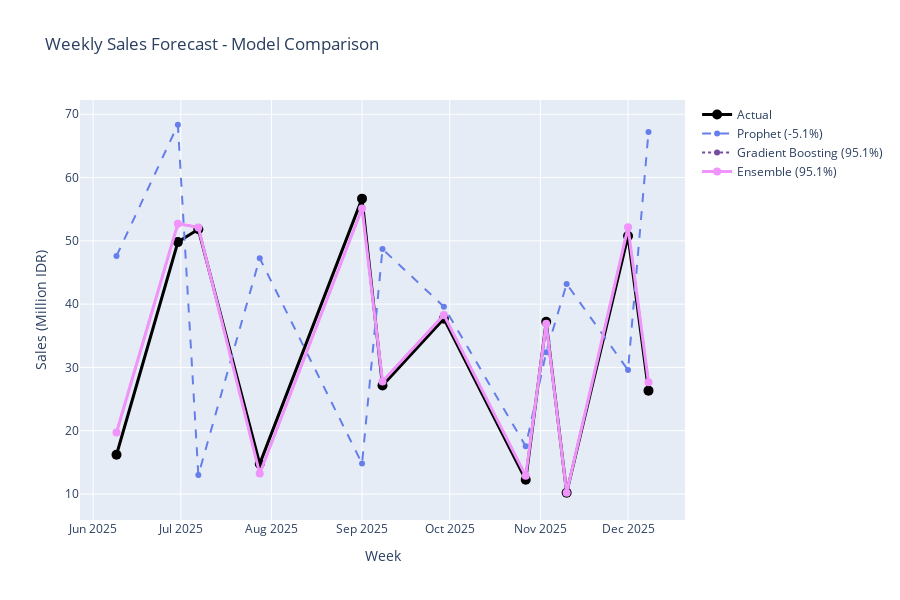

The notebook cell this image was saved under:
### Code cell
# Visualize predictions
fig = go.Figure()

fig.add_trace(go.Scatter(
    x=test_data['Week'],
    y=y_test/1e6,
    mode='lines+markers',
    name='Actual',
    line=dict(color='black', width=3),
    marker=dict(size=10)
))

fig.add_trace(go.Scatter(
    x=test_data['Week'],
    y=prophet_pred/1e6,
    mode='lines+markers',
    name=f'Prophet ({100-prophet_mape:.1f}%)',
    line=dict(color='#667eea', width=2, dash='dash'),
    marker=dict(size=6)
))

fig.add_trace(go.Scatter(
    x=test_data['Week'],
    y=gb_pred/1e6,
    mode='lines+markers',
    name=f'Gradient Boosting ({100-gb_mape:.1f}%)',
    line=dict(color='#764ba2', width=2, dash='dot'),
    marker=dict(size=6)
))

fig.add_trace(go.Scatter(
    x=test_data['Week'],
    y=ensemble_pred/1e6,
    mode='lines+markers',
    name=f'Ensemble ({100-ensemble_mape:.1f}%)',
    line=dict(color='#f093fb', width=3),
    marker=dict(size=8)
))

fig.update_layout(
    title='Weekly Sales Forecast - Model Comparison',
    xaxis_title='Week',
    yaxis_title='Sales (Million IDR)',
    height=600,
    hovermode='x unified'
)

fig.show()

print("✅ Weekly forecasts should show much better accuracy!")

### Figure 1 — Plotly figure (JSON) as saved in the notebook; plotly's stock layout.template omitted (floating-point values rounded to 4 significant figures)
{"data": [{"line": {"color": "black", "width": 3}, "marker": {"size": 10}, "mode": "lines+markers", "name": "Actual", "type": "scatter", "x": ["2025-06-09T00:00:00", "2025-06-30T00:00:00", "2025-07-07T00:00:00", "2025-07-28T00:00:00", "2025-09-01T00:00:00", "2025-09-08T00:00:00", "2025-09-29T00:00:00", "2025-10-27T00:00:00", "2025-11-03T00:00:00", "2025-11-10T00:00:00", "2025-12-01T00:00:00", "2025-12-08T00:00:00"], "y": [16.2, 49.8, 51.83, 14.76, 56.67, 27.14, 37.7, 12.25, 37.2, 10.19, 50.78, 26.33]}, {"line": {"color": "#667eea", "dash": "dash", "width": 2}, "marker": {"size": 6}, "mode": "lines+markers", "name": "Prophet (-5.1%)", "type": "scatter", "x": ["2025-06-09T00:00:00", "2025-06-30T00:00:00", "2025-07-07T00:00:00", "2025-07-28T00:00:00", "2025-09-01T00:00:00", "2025-09-08T00:00:00", "2025-09-29T00:00:00", "2025-10-27T00:00:00", "2025-11-03T00:00:00", "2025-11-10T00:00:00", "2025-12-01T00:00:00", "2025-12-08T00:00:00"], "y": [47.6, 68.34, 12.98, 47.26, 14.81, 48.7, 39.6, 17.55, 32.39, 43.19, 29.58, 67.22]}, {"line": {"color": "#764ba2", "dash": "dot", "width": 2}, "marker": {"size": 6}, "mode": "lines+markers", "name": "Gradient Boosting (95.1%)", "type": "scatter", "x": ["2025-06-09T00:00:00", "2025-06-30T00:00:00", "2025-07-07T00:00:00", "2025-07-28T00:00:00", "2025-09-01T00:00:00", "2025-09-08T00:00:00", "2025-09-29T00:00:00", "2025-10-27T00:00:00", "2025-11-03T00:00:00", "2025-11-10T00:00:00", "2025-12-01T00:00:00", "2025-12-08T00:00:00"], "y": [19.72, 52.71, 52.13, 13.24, 55.11, 27.78, 38.3, 12.87, 36.89, 10.2, 52.13, 27.65]}, {"line": {"color": "#f093fb", "width": 3}, "marker": {"size": 8}, "mode": "lines+markers", "name": "Ensemble (95.1%)", "type": "scatter", "x": ["2025-06-09T00:00:00", "2025-06-30T00:00:00", "2025-07-07T00:00:00", "2025-07-28T00:00:00", "2025-09-01T00:00:00", "2025-09-08T00:00:00", "2025-09-29T00:00:00", "2025-10-27T00:00:00", "2025-11-03T00:00:00", "2025-11-10T00:00:00", "2025-12-01T00:00:00", "2025-12-08T00:00:00"], "y": [19.72, 52.71, 52.13, 13.24, 55.11, 27.78, 38.3, 12.87, 36.89, 10.2, 52.13, 27.65]}], "layout": {"height": 600, "hovermode": "x unified", "title": {"text": "Weekly Sales Forecast - Model Comparison"}, "xaxis": {"title": {"text": "Week"}}, "yaxis": {"title": {"text": "Sales (Million IDR)"}}}}
